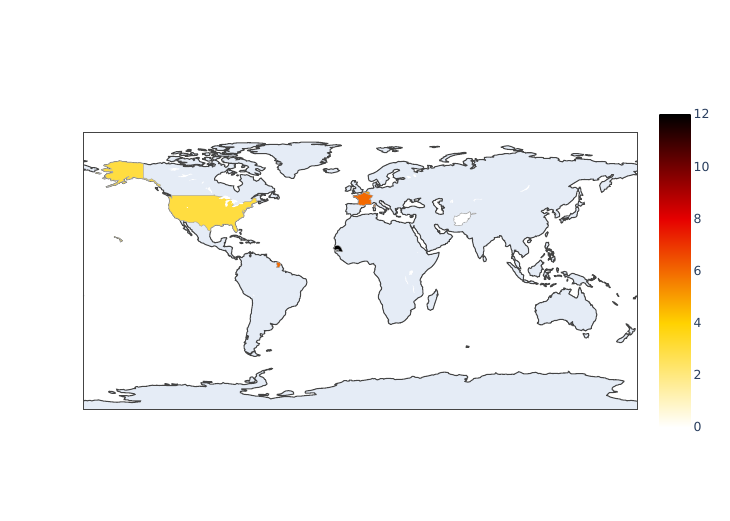

This figure's Python source:
from wwstatviz import Visualizer
import plotly
from pathlib import Path


def test_choropleth():
    v = Visualizer('data/test_cc_3d.csv')
    fig = v.choropleth(feature='f1', countries='all',
                       title='This is a test choropleth')
    assert fig.figure is not None
    assert isinstance(fig.figure, plotly.graph_objs.Figure)
    fig.save('tests/test_choropleth.pdf')
    assert Path('tests/test_choropleth.pdf').is_file()
